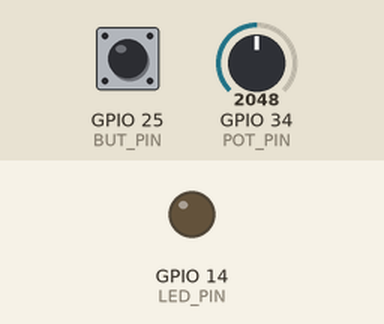
A sketch run on a simulated ESP32. Parts: output pins drawn as LEDs (lit = HIGH). The inputs (shaded band) are chosen by the test bench; at power-on: GPIO 25 (BUT_PIN) HIGH, GPIO 34 (POT_PIN) = 2048. What the sketch prints to the serial monitor is not drawn.

Above: at 1.2 s.
1.3 s: GPIO 25 (BUT_PIN) pulled LOW for 0.15 s
At 2.5 s:
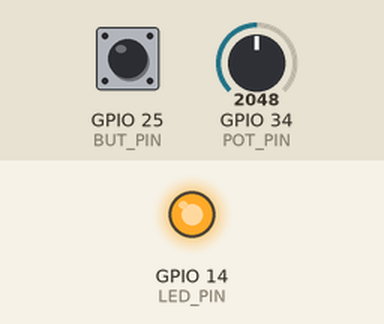
2.9 s: GPIO 25 (BUT_PIN) pulled LOW for 1 s
At 3.8 s:
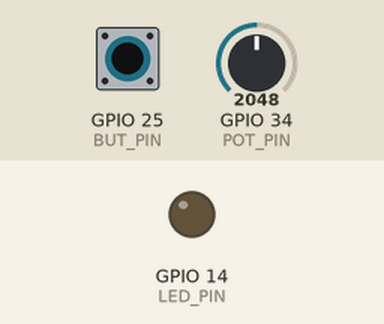
5.4 s: GPIO 25 (BUT_PIN) pulled LOW for 3.2 s
At 5.8 s:
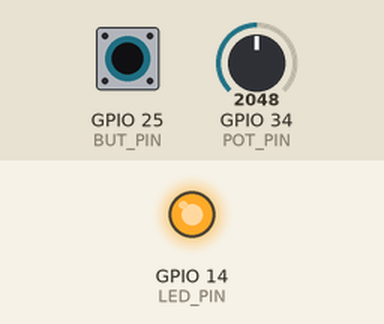
Timing chart, 0 to 8.4 s (numbered marks = the images above; inputs shaded):
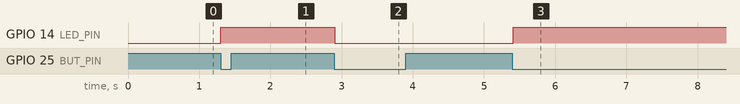

The sketch:

07_esp32_button_led.ino
```cpp
#define LED_PIN 14 // Pin for the external LED
#define BUT_PIN 25 // Pin for the tactile button
#define POT_PIN 34 // Pin for the potentiometer

// State Machine Flags
boolean Button_flag = 0;
boolean ButtonStatus = 0; // Current physical status of the button
boolean LED_flag = 0;

// Hardware debounce and multi-click prevention timing
unsigned long ButtonPreviousTime = 0;
const int ButInterval = 50;

// Non-blocking delay for reading potentiometer data
unsigned long PotPreviousTime = 0;
const int PotInterval = 50;

// DSP Filter Variables
float filteredPotValue = 0; // Stores the smoothed analog reading
const float k = 0.1; // Filter coefficient (lower value = smoother output)

void setup() {
  Serial.begin(115200);
  pinMode(LED_PIN, OUTPUT);
  pinMode(BUT_PIN, INPUT_PULLUP); // Utilizing internal pull-up resistor

  // Initialize the filter with the current baseline reading at startup
  filteredPotValue = analogRead(POT_PIN);
}

void loop() {
  // Get the current system timestamp
  unsigned long currentTime = millis();

  // --- Task 1: Debounced Button Processing ---
  if (currentTime - ButtonPreviousTime >= ButInterval) {
    ButtonPreviousTime = currentTime;
    ButtonStatus = !digitalRead(BUT_PIN); // Inverted signal due to INPUT_PULLUP state

    // Check for a single falling-edge transition (Button pressed)
    if(ButtonStatus == 1 && Button_flag == 0) {
      Button_flag = 1; // Raise the button lock flag
      LED_flag = !LED_flag; // Invert the LED state flag
      digitalWrite(LED_PIN, LED_flag); // Apply the new state to the physical LED pin
    }

    // Release the button lock flag once the physical button is released
    if (ButtonStatus == 0 && Button_flag == 1) {
      Button_flag = 0;
    }
  }

  // --- Task 2: Filtered Analog Read & Serial Data Logging ---
  if (currentTime - PotPreviousTime >= PotInterval) {
    PotPreviousTime = currentTime;
    int Pot_Data = analogRead(POT_PIN); // Read the raw analog voltage data

    // Exponential Moving Average (EMA) mathematical low-pass filter
    filteredPotValue = (Pot_Data * k) + (filteredPotValue * (1.0 - k));

    // Stream data to the Serial Monitor for analysis
    Serial.print("Raw data: ");
    Serial.print(Pot_Data);
    Serial.print(" ");
    Serial.print("Data with filter: ");
    Serial.println(filteredPotValue);
  }
}
```

Measured:
- after the input at 1.3 s, GPIO 14 (LED_PIN): LOW → HIGH at once
- after the input at 2.9 s, GPIO 14 (LED_PIN): HIGH → LOW at once
- after the input at 5.4 s, GPIO 14 (LED_PIN): LOW → HIGH at once
